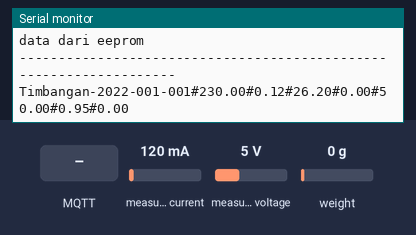
A sketch run on a simulated ESP8266 (NodeMCU). Parts: the last lines printed to the serial monitor. The test bench sets the inputs (shaded band); at power-on: measured current 120 mA, weight on the scale 0 g, measured voltage 5 V. WiFi joins after 1.5 s; servers stay silent unless stated; EEPROM starts erased; no MQTT or app messages arrive unless stated.

Above: at 3.7 s.
3.8 s: MQTT message "reset" arrives on the first subscribed topic
7.2 s: MQTT message "5" arrives on the first subscribed topic
10.4 s: MQTT message "on" arrives on the first subscribed topic
13.6 s: measured current set to 40 mA
15.1 s: weight on the scale set to 100 g
At 15.46 s:
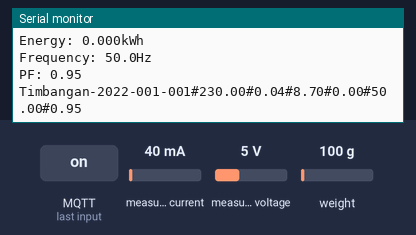
16.6 s: measured voltage set to 0.3 V
At 18.9 s:
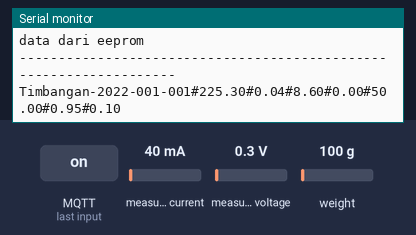
Timing chart, 0 to 19.1 s (numbered marks = the images above; inputs shaded):
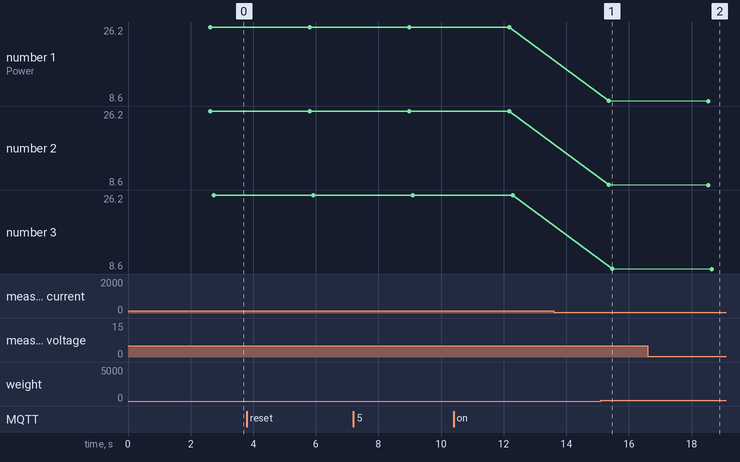

Measured:
- after the input at 16.6 s, the serial monitor: prints a new line after 1.9 s (image 2)
- plotted number 1: 8.7 → 8.6 after the input at 16.6 s
- plotted number 2: 8.7 → 8.6 after the input at 16.6 s
- plotted number 3: 8.7 → 8.6 after the input at 16.6 s

The sketch:

Timbangan-2022-001-001-nGz8KDZxaAHhP_Dispenser_punclut_V1.ino
```cpp
#include <ESP8266WiFi.h>
#include <WiFiManager.h>
#include <PubSubClient.h>
#include <EEPROM.h>
#include "HX711.h"
#include <PZEM004Tv30.h>
#include <SoftwareSerial.h>
#include "secret.h"

#if defined(ESP32)
    #error "Software Serial is not supported on the ESP32"
#endif
 //WOI

#if !defined(PZEM_RX_PIN) && !defined(PZEM_TX_PIN)
#define PZEM_RX_PIN D2
#define PZEM_TX_PIN D1
#endif

#define EEPROM_SIZE 12
SoftwareSerial pzemSWSerial(PZEM_RX_PIN, PZEM_TX_PIN);
PZEM004Tv30 pzem(pzemSWSerial);

WiFiClient espClient;
PubSubClient client(espClient);

const char* mqtt_server = MQTT_SERVER ;
const char* mqtt_user = MQTT_USER;
const char* mqtt_pass = MQTT_PASS;

const char* mqttQueueTimbangan = MQTTQUEUETIMBANGAN;
const char* mqttQueuePublish = MQTTQUEUEPUBLISH;
const char* mqttSubscribe = MQTTSUBSCRIBE;

const int deviceDout= D6; // Deklarasi Pin 4 (12=6) ini = D2
const int deviceSck= D5; // Deklarasi Pin 12 (14=5) D5
HX711 scale;
float calibration_factor = 18650; // Memasukan Nilai "18650" ke Varibel calibration_factor dalam tipe data Float
const char* CL = "LSKK-DISPENSER-nGz8KDZxaAHhP"; //ini diganti
String deviceGuid = "Timbangan-2022-001-001"; //ini diganti juga
byte mac[6];
int address = 0;
int waktuKirim = 3000;
String MACAddress;
float dataWeight;

bool shouldSaveConfig = false;

void saveConfigCallback () {
  Serial.println("Should save config");
  shouldSaveConfig = true;
}

String mac2String(byte ar[]) {
  String s;
  for (byte i = 0; i < 6; ++i)
  {
    char buf[3];
    sprintf(buf, "%2X", ar[i]);
    s += buf;
    if (i < 5) s += ':';
  }
  return s;
}

void mqttCallback(char* topic, byte* payload, unsigned int length) {
  Serial.print("Message arrived [");
  Serial.print(topic);
  Serial.print("] ");
  String response;
  String timerValue;
  String guidAuth;
  String res;
  String resGuid;
  for (int i = 0; i < length; i++) {
    response += (char)payload[i];
    if (i < 36){
      guidAuth += (char)payload[i];
    }
    if (i > 36){
      timerValue += (char)payload[i];
    }
    if (i < 5) {
      res += (char)payload[i];
    }
    if (i > 5 and i < 42) {
      resGuid += (char)payload[i];
    }

  }
  Serial.println(guidAuth);
  if (guidAuth == deviceGuid){
    Serial.print("Waktu Kirim sekarang adalah : ");
    Serial.println(timerValue);
    waktuKirim = timerValue.toInt();
  }
  if (res == "reset" and resGuid == deviceGuid){
    WiFiManager wifiManager;
    wifiManager.setAPStaticIPConfig(IPAddress(192,168,4,1), IPAddress(192,168,4,1), IPAddress(255,255,255,0));
    wifiManager.startConfigPortal("Timbangan Dispenser");
    Serial.println("connected!");
  }
}
void printMACAddress() {
  WiFi.macAddress(mac);
  MACAddress = mac2String(mac);
  Serial.println(MACAddress);
}
void setup_wifi () {
  WiFiManager wifiManager;
  wifiManager.setSaveConfigCallback(saveConfigCallback);
  wifiManager.setAPStaticIPConfig(IPAddress(192,168,4,1), IPAddress(192,168,4,1), IPAddress(255,255,255,0));
  if(!wifiManager.autoConnect("Timbangan Dispenser")) {
    Serial.println("failed to connect and hit timeout");
    delay(3000);
    ESP.reset();
    delay(5000);
  }
  Serial.println("connected...yeey :)");
}
float data_terakhir;
float data_muncul;
void load_data() {
  data_terakhir = EEPROM.get(address,dataWeight);
  Serial.println(data_terakhir);
}
void save_data () {
  data_muncul = EEPROM.put(address,dataWeight);
}
void mqttReconnect() {
  printMACAddress();
  const char* CL;
  CL = MACAddress.c_str();
  Serial.println(CL);
  while (!client.connected()) {
    Serial.print("Attempting MQTT connection...");
    // Attempt to connect
    if (client.connect(CL, mqtt_user, mqtt_pass)) {
      Serial.println("connected");
      client.subscribe(mqttSubscribe);
    } else {Serial.print("failed, rc=");
      Serial.print(client.state());
      Serial.println(" try again in 5 seconds");
      ESP.restart();
      delay(5000);
    }
  }
}
void setup() {
  Serial.begin(115200);
  setup_wifi ();
  EEPROM.begin(EEPROM_SIZE);
  client.setServer(mqtt_server, 1883);
  client.setCallback(mqttCallback);
  scale.begin(deviceDout, deviceSck);
  scale.set_scale(calibration_factor); //Adjust to this calibration factor
//  scale.tare(); //Reset the scale to 0
  long zero_factor = scale.read_average(); //Get a baseline reading
  Serial.print("Zero factor: "); //This can be used to remove the need to tare the scale. Useful in permanent scale projects.
  Serial.println(zero_factor);
}
void loop() {
  String dataSendtoMqtt;
  if (!client.connected()) {
   mqttReconnect();
  }
  client.loop();
  Serial.print("Custom Address: ");
  Serial.println(pzem.readAddress(), HEX);
  float voltage = pzem.voltage();
  float current = pzem.current();
  float power = pzem.power();
  float energy = pzem.energy();
  float frequency = pzem.frequency();
  float pf = pzem.pf();

  // Check if the data is valid
  if(isnan(voltage)){
      Serial.println("Error reading VOLT");
  } else if (isnan(current)) {
      Serial.println("Error reading current");
  } else if (isnan(power)) {
      Serial.println("Error reading power");
  } else if (isnan(energy)) {
      Serial.println("Error reading energy");
  } else if (isnan(frequency)) {
      Serial.println("Error reading frequency");
  } else if (isnan(pf)) {
      Serial.println("Error reading power factor");
  } else {
    // Print the values to the Serial console
    Serial.print("Voltage: ");      Serial.print(voltage);      Serial.println("V");
    Serial.print("Current: ");      Serial.print(current);      Serial.println("A");
    Serial.print("Power: ");        Serial.print(power);        Serial.println("W");
    Serial.print("Energy: ");       Serial.print(energy,3);     Serial.println("kWh");
    Serial.print("Frequency: ");    Serial.print(frequency, 1); Serial.println("Hz");
    Serial.print("PF: ");           Serial.println(pf);
  }

  dataSendtoMqtt = String(deviceGuid + "#" + voltage + "#" + current + "#" + power + "#" + energy + "#" + frequency + "#" + pf);
//  client.publish(mqttQueuePublish, dataSendtoMqtt.c_str());
  Serial.println(dataSendtoMqtt);
//
  dataWeight = scale.get_units();
  if (dataWeight < 0){
    dataWeight = dataWeight * -1;
  }
  String convertDataWeight = String(dataWeight);
  String dataRMQ = String(convertDataWeight);
  char dataToMQTT[50];
  dataRMQ.toCharArray(dataToMQTT, sizeof(dataToMQTT));
  Serial.println("Ini Data untuk ke MQTT: ");
  Serial.println(dataToMQTT);
  Serial.println("data dari eeprom");
  Serial.println("-------------------------------------------------------------------");
  dataSendtoMqtt = String(deviceGuid + "#" + voltage + "#" + current + "#" + power + "#" + energy + "#" + frequency + "#" + pf + "#" + dataToMQTT);
//  client.publish(mqttQueueTimbangan, dataSendtoMqtt.c_str());
  Serial.println(dataSendtoMqtt);
  client.publish(mqttQueueTimbangan,dataSendtoMqtt.c_str());
  delay(waktuKirim); //300000
}
```

secret.h
```cpp
#define MQTT_SERVER "cloudrmqserver.pptik.id"
#define MQTT_USER "/TimbanganD22:timbangan_dispenser22"
#define MQTT_PASS "TimbanganD22!"

#define MQTTQUEUETIMBANGAN "Sensor"
#define MQTTQUEUEPUBLISH "Log"
#define MQTTSUBSCRIBE "TimerTimbangan"
```
